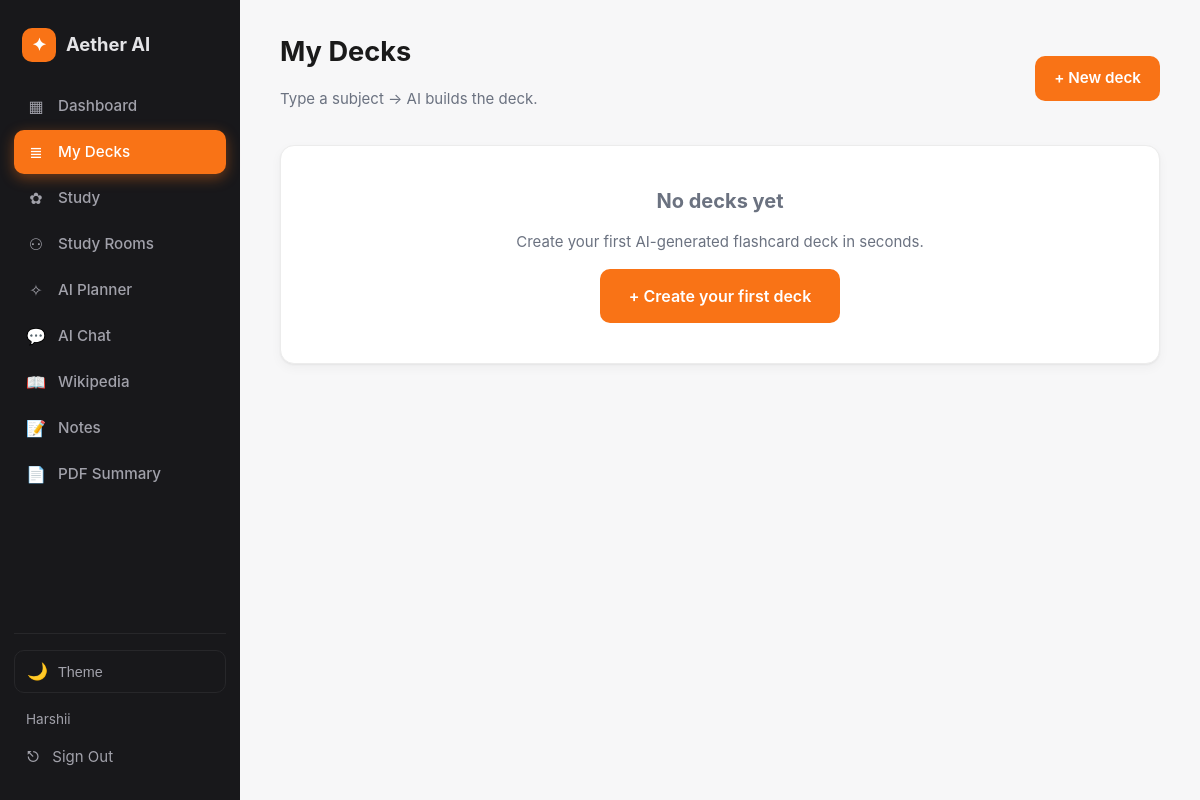
The page /decks/ (signed in) on the database as committed earlier.
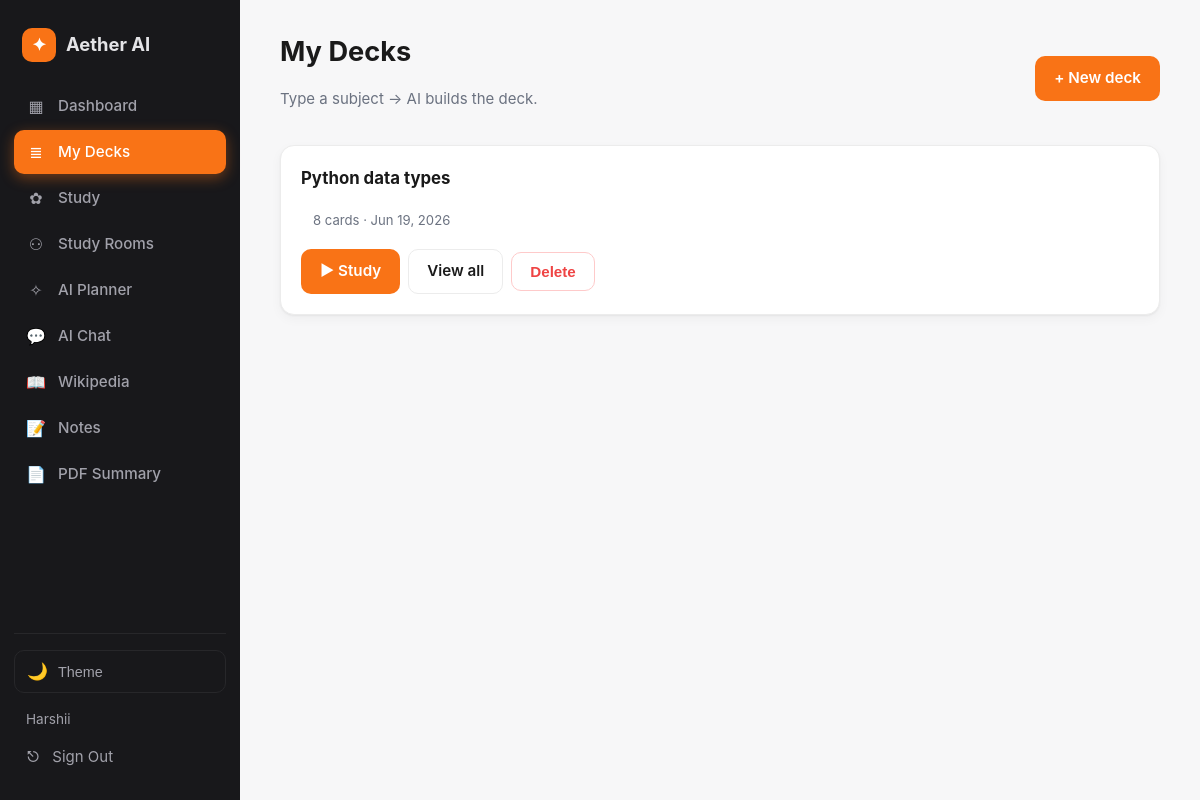
The same page on the database as committed later.
### app/models.py (models this page shows, shortened)
class User(UserMixin, db.Model):
    __tablename__ = "users"
    id = db.Column(db.Integer, primary_key=True)
    email = db.Column(db.String(120), unique=True, nullable=False)
    name = db.Column(db.String(80), nullable=False, default="Learner")
    password_hash = db.Column(db.String(256), nullable=False)
    email_verified = db.Column(db.Boolean, default=False)
    created_at = db.Column(db.DateTime, default=datetime.utcnow)
    notes = db.relationship("Note", backref="user", cascade="all,delete", lazy=True)
    decks = db.relationship("Deck", backref="user", cascade="all,delete", lazy=True)
    quizzes = db.relationship("Quiz", backref="user", cascade="all,delete", lazy=True)
    sessions = db.relationship("ChatSession", backref="user", cascade="all,delete", lazy=True)
    plans = db.relationship("StudyPlan", backref="user", cascade="all,delete", lazy=True)
    rooms = db.relationship("StudyRoom", backref="user", cascade="all,delete", lazy=True)
    activities = db.relationship("StudyActivity", backref="user", cascade="all,delete", lazy=True)

class Deck(db.Model):
    __tablename__ = "decks"
    id = db.Column(db.Integer, primary_key=True)
    user_id = db.Column(db.Integer, db.ForeignKey("users.id"), nullable=False)
    title = db.Column(db.String(200), nullable=False)
    created_at = db.Column(db.DateTime, default=datetime.utcnow)
    cards = db.relationship("Flashcard", backref="deck", cascade="all,delete", lazy=True)

### app/routes/flashcards.py (the view)
@flashcards_bp.route("/")
@login_required
def index():
    decks = (Deck.query.filter_by(user_id=current_user.id)
             .order_by(Deck.created_at.desc()).all())
    return render_template("flashcards/list.html", decks=decks)

### app/templates/flashcards/list.html
{% extends "base.html" %}
{% block content %}
<div class="page-head row-between">
  <div>
    <h1>My Decks</h1>
    <p class="muted">Type a subject → AI builds the deck.</p>
  </div>
  <a class="btn" href="{{ url_for('flashcards.new') }}">+ New deck</a>
</div>
{% if decks %}
<div class="grid-3">
  {% for d in decks %}
    <div class="card deck-card">
      <h3>{{ d.title }}</h3>
      <p class="muted small">
        {{ d.cards|length }} cards · {{ d.created_at.strftime('%b %d, %Y') }}
      </p>
      <div class="row-gap">
        <a class="btn" href="{{ url_for('flashcards.study', deck_id=d.id) }}">▶ Study</a>
        <a class="btn-outline" href="{{ url_for('flashcards.view', deck_id=d.id) }}">View all</a>
        <form method="POST" action="{{ url_for('flashcards.delete', deck_id=d.id) }}"
              onsubmit="return confirm('Delete this deck?')">
          <button class="btn-outline danger">Delete</button>
        </form>
      </div>
    </div>
  {% endfor %}
</div>
{% else %}
  <div class="card empty">
    <h2 class="muted">No decks yet</h2>
    <p class="muted">Create your first AI-generated flashcard deck in seconds.</p>
    <a class="btn btn-lg" href="{{ url_for('flashcards.new') }}">+ Create your first deck</a>
  </div>
{% endif %}
{% endblock %}

### app/templates/base.html (shortened to what this page needs)
<!DOCTYPE html>
<html lang="en">
<head>
  <link rel="stylesheet" href="{{ url_for('static', filename='css/styles.css') }}">
</head>
<body class="{% if current_user.is_authenticated %}has-sidebar{% endif %}">
{% if current_user.is_authenticated %}
  <aside class="sidebar" id="sidebar">
    <a class="brand" href="{{ url_for('dashboard.index') }}">
      <span class="brand-logo">✦</span>
      <span class="brand-name">{{ BRAND }}</span>
    </a>
    <nav class="side-nav">
      <a href="{{ url_for('dashboard.index') }}"
         class="{% if request.endpoint == 'dashboard.index' %}active{% endif %}">
        <span class="ico">▦</span> Dashboard
      </a>
      <a href="{{ url_for('flashcards.index') }}"
         class="{% if request.blueprint == 'flashcards' %}active{% endif %}">
        <span class="ico">≣</span> My Decks
      </a>
      <a href="{{ url_for('quizzes.index') }}"
         class="{% if request.blueprint == 'quizzes' %}active{% endif %}">
        <span class="ico">✿</span> Study
      </a>
      <a href="{{ url_for('rooms.index') }}"
         class="{% if request.blueprint == 'rooms' %}active{% endif %}">
        <span class="ico">⚇</span> Study Rooms
      </a>
      <a href="{{ url_for('planner.index') }}"
         class="{% if request.blueprint == 'planner' %}active{% endif %}">
        <span class="ico">✧</span> AI Planner
      </a>
      <a href="{{ url_for('chat.index') }}"
         class="{% if request.blueprint == 'chat' %}active{% endif %}">
        <span class="ico">💬</span> AI Chat
      </a>
      <a href="{{ url_for('wikipedia.index') }}"
         class="{% if request.blueprint == 'wikipedia' %}active{% endif %}">
        <span class="ico">📖</span> Wikipedia
      </a>
      <a href="{{ url_for('notes.index') }}"
         class="{% if request.blueprint == 'notes' %}active{% endif %}">
        <span class="ico">📝</span> Notes
      </a>
      <a href="{{ url_for('pdf.index') }}"
         class="{% if request.blueprint == 'pdf' %}active{% endif %}">
        <span class="ico">📄</span> PDF Summary
      </a>
    </nav>
        <div class="side-bottom">
      <button class="theme-toggle" id="theme-toggle" aria-label="Toggle dark mode">
        <span class="theme-icon-dark">🌙</span>
        <span class="theme-label">Theme</span>
      </button>
      <div class="user-line">{{ current_user.name }}</div>
      <a class="side-logout" href="{{ url_for('auth.logout') }}">
        <span class="ico">⎋</span> Sign Out
      </a>
    </div>
  </aside>
{% endif %}
<main class="{% if current_user.is_authenticated %}content{% else %}container{% endif %}">
  {% block content %}{% endblock %}
</main>
</body>
</html>

### app/static/css/styles.css (style rules this page uses)
:root, [data-theme="light"] { --bg: #f7f7f8; --surface: #ffffff; --surface-2: #fafafa; --text: #1a1a1a; --muted: #6b7280; --border: #ececec; --input-bg: #ffffff; --accent: #f97316; --accent-soft: #ffedd5; --accent-dark: #ea580c; --good: #10b981; --good-soft: #d1fae5; --good-text: #065f46; --bad: #ef4444; --bad-soft: #fee2e2; --bad-text: #991b1b; --sidebar: #18181b; --sidebar-soft: #27272a; --sidebar-text: #e4e4e7; --sidebar-muted: #a1a1aa; --shadow: 0 1px 2px rgba(0,0,0,0.05), 0 4px 12px rgba(0,0,0,0.04); --code-bg: #1f2937; --code-text: #f3f4f6; --radius: 14px; }
html { transition: background-color 0.3s, color 0.3s; }
body, .card, .input, .textarea, .sidebar, .stat-card, .opt { transition: background-color 0.2s, color 0.2s, border-color 0.2s; }
* { box-sizing: border-box; }
html, body { margin: 0; padding: 0; }
body { font-family: -apple-system, "Segoe UI", Roboto, "Helvetica Neue", sans-serif; background: var(--bg); color: var(--text); min-height: 100vh; font-size: 15px; line-height: 1.5; }
a { color: var(--accent-dark); text-decoration: none; }
h1 { font-size: 1.7rem; margin: 0 0 6px; }
h3 { font-size: 1.05rem; margin: 0 0 6px; }
.muted { color: var(--muted); }
.small { font-size: 0.85rem; }
body.has-sidebar { display: flex; min-height: 100vh; }
.sidebar { width: 240px; background: var(--sidebar); color: var(--sidebar-text); display: flex; flex-direction: column; padding: 22px 14px; position: sticky; top: 0; height: 100vh; }
.brand { display: flex; align-items: center; gap: 10px; padding: 6px 8px 22px; font-weight: 700; font-size: 1.15rem; color: var(--sidebar-text); text-decoration: none; }
.brand-logo { display: inline-flex; align-items: center; justify-content: center; width: 34px; height: 34px; border-radius: 10px; background: var(--accent); color: white; font-size: 1.1rem; font-weight: 700; }
.side-nav { display: flex; flex-direction: column; gap: 2px; }
.side-nav a { display: flex; align-items: center; gap: 12px; padding: 10px 12px; border-radius: 10px; color: var(--sidebar-muted); text-decoration: none; font-weight: 500; font-size: 0.95rem; }
.side-nav a.active { background: var(--accent); color: white; box-shadow: 0 4px 14px rgba(249,115,22,0.4); }
.side-nav .ico { display: inline-flex; align-items: center; justify-content: center; width: 20px; font-size: 1rem; }
.side-bottom { margin-top: auto; padding-top: 16px; border-top: 1px solid var(--sidebar-soft); }
.user-line { color: var(--sidebar-muted); padding: 6px 12px; font-size: 0.85rem; }
.side-logout { display: flex; align-items: center; gap: 12px; padding: 10px 12px; border-radius: 10px; color: var(--sidebar-muted); text-decoration: none; }
.content { flex: 1; padding: 32px 40px; max-width: calc(100vw - 240px); overflow-x: hidden; }
.btn, .btn-lg, .btn-outline { display: inline-flex; align-items: center; justify-content: center; gap: 8px; padding: 10px 18px; border-radius: 10px; font-weight: 600; font-size: 0.95rem; cursor: pointer; border: 1px solid transparent; background: var(--accent); color: white; text-decoration: none; transition: all 0.15s; }
.btn-outline { background: var(--surface); color: var(--text); border-color: var(--border); }
.danger { color: var(--bad); border-color: #fecaca; }
.small { font-size: 0.82rem; padding: 6px 12px; }
.card { background: var(--surface); border: 1px solid var(--border); border-radius: var(--radius); padding: 20px; box-shadow: var(--shadow); }
.page-head { margin-bottom: 20px; }
.row-between { display: flex; justify-content: space-between; align-items: center; gap: 16px; flex-wrap: wrap; }
.row-gap { display: flex; gap: 8px; flex-wrap: wrap; align-items: center; margin-top: 12px; }
.grid-3 { display: grid; grid-template-columns: repeat(auto-fit, minmax(260px, 1fr)); gap: 16px; }
.theme-toggle { display: flex; align-items: center; gap: 10px; width: 100%; padding: 10px 12px; border: 1px solid var(--sidebar-soft); border-radius: 10px; background: transparent; color: var(--sidebar-muted); cursor: pointer; font-size: 0.9rem; margin-bottom: 10px; transition: all 0.15s; }
.theme-icon-light, .theme-icon-dark { font-size: 1.05rem; }
[data-theme="light"] .theme-icon-dark { display: inline; }
.theme-label { flex: 1; text-align: left; }
.card, .msg, .flash, .day-card { animation: fadeIn 0.3s ease-out; }

Rows that differ between the two databases and show on the page:
added Deck: title "Python data types", cards|length "8", created_at "Jun 19, 2026"
Other text that changed with them:
text no longer shown: "No decks yet Create your first AI-generated flashcard deck in seconds. + Create your first deck"
